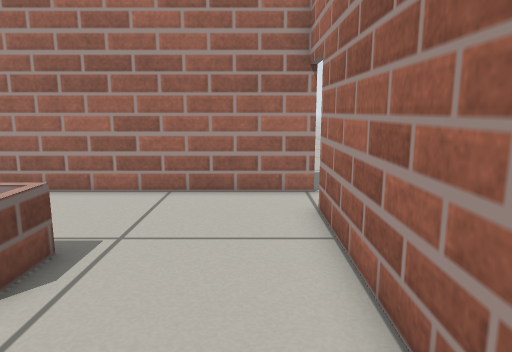
view 1 (above)

15 first-person views from a walk through a Gazebo world. The camera is 0.58 m above the floor, tilts 10° down and sees 70° across. The floor is counted in squares, 0.25 m on a side. Each view is taken from the middle of a square. On the plan, view 1 faces up. The plan holds only what a view shows up to about 20 squares ahead; the rest is blank.

view 2
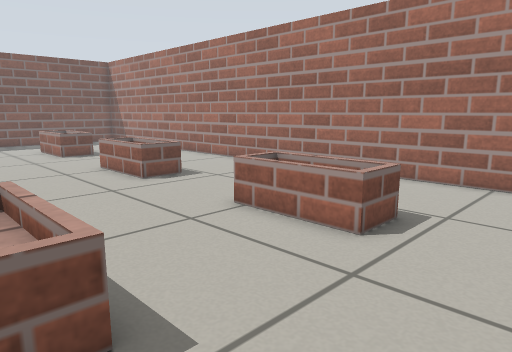

view 3
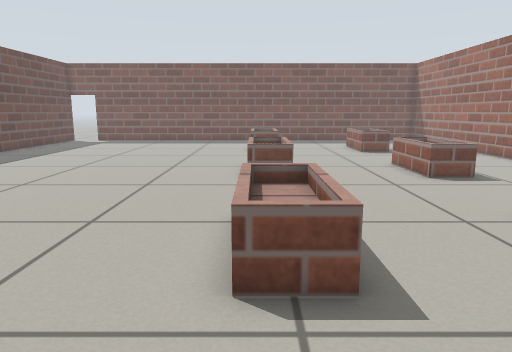

view 4
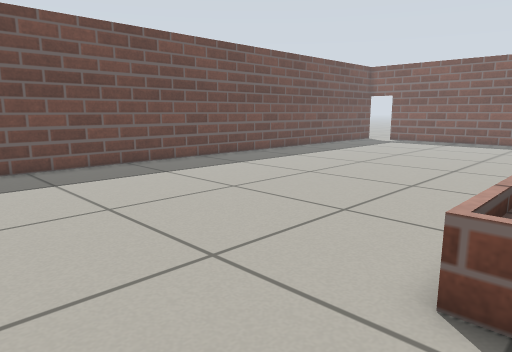

view 5
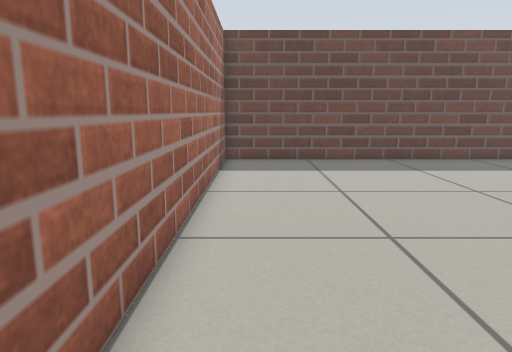

view 6
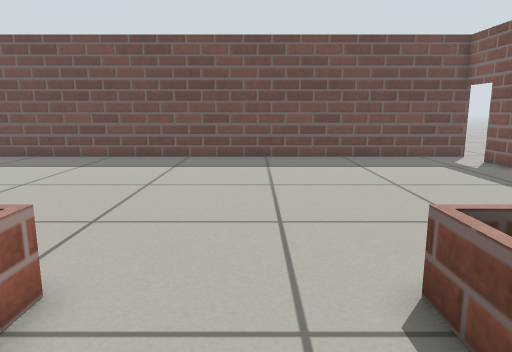

view 7
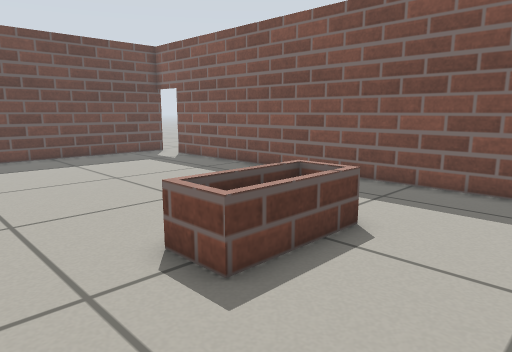

view 8
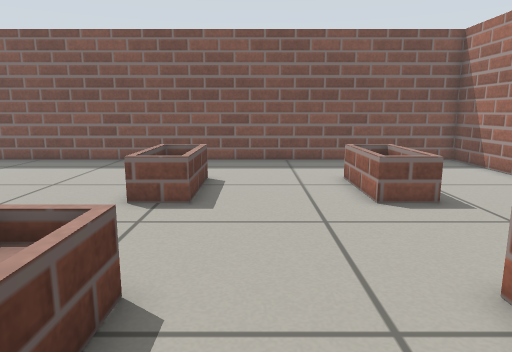

view 9
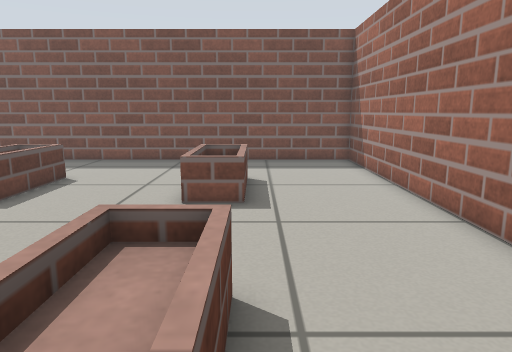

view 10
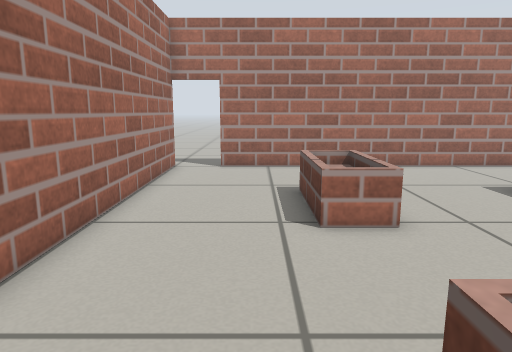

view 11
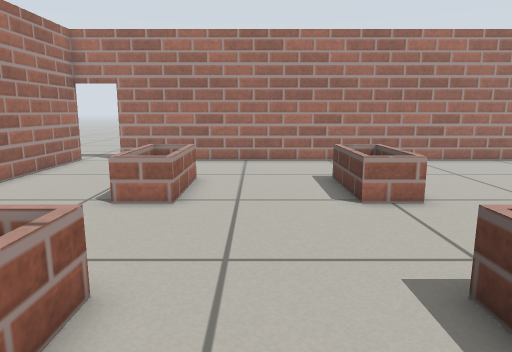

view 12
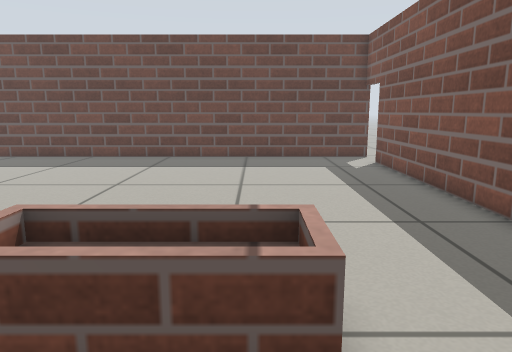

view 13
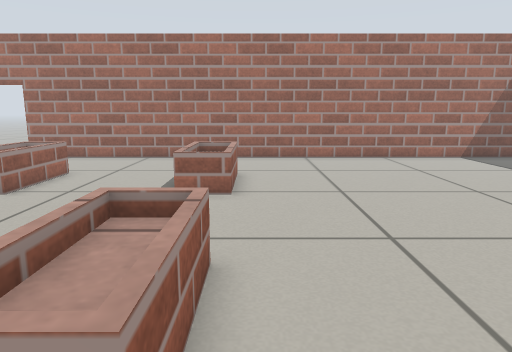

view 14
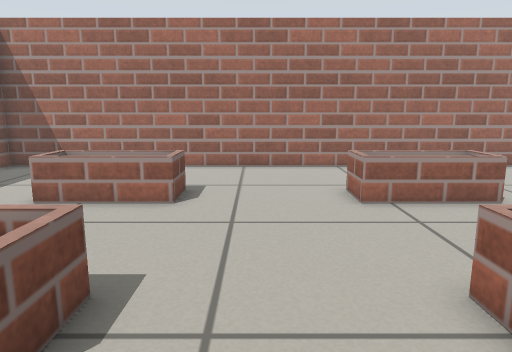

view 15
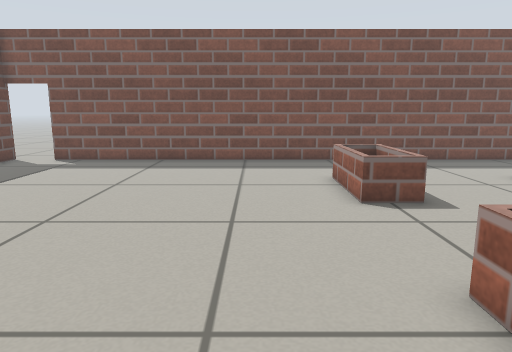

### Floor plan
Points are (right, up) in squares from view 1. A wall is a line through its corners. A room is listed if a view was taken in it or the views show most of it. See-through windows are left out.
Room 1 (views 1, 2, 3, 4, 5, 6, 7, 8, 9, 10, 11, 12, 13, 14, 15)
walls: (-28.8, -16.7) (1.5, -16.7) (1.5, 10.5); (1.8, 10.5) (-28.5, 10.5) (-28.5, -16.8)
low walls: (-15.3, -2.3) (-15.3, -0.7) (-11.7, -0.7) (-11.7, -2.3) (-15.3, -2.3); (-6.9, -2.3) (-6.9, -0.7) (-3.3, -0.7) (-3.3, -2.3) (-6.9, -2.3); (-15.3, 4.1) (-15.3, 5.7) (-11.7, 5.7) (-11.7, 4.1) (-15.3, 4.1); (-6.9, 4.1) (-6.9, 5.7) (-3.3, 5.7) (-3.3, 4.1) (-6.9, 4.1); (-23.8, -0.7) (-20.1, -0.7) (-20.1, -2.3) (-23.8, -2.3); (-23.5, 5.7) (-20.1, 5.7) (-20.1, 4.1) (-23.8, 4.1)

Where each view was taken, in squares from view 1:
view 1: 0 up, 0 right, facing up
view 2: 2 down, 0 right, facing up-left
view 3: 2 down, 1 right, facing left
view 4: 1 down, 1 right, facing down-left
view 5: 1 up, 0 right, facing down
view 6: 2 up, 18 left, facing down
view 7: 3 up, 17 left, facing down-left
view 8: 1 up, 11 left, facing left
view 9: 6 up, 11 left, facing left
view 10: 7 up, 14 left, facing right
view 11: 2 up, 16 left, facing right
view 12: 2 up, 23 left, facing down
view 13: 3 down, 17 left, facing right
view 14: 5 down, 18 left, facing up
view 15: 5 down, 11 left, facing left
